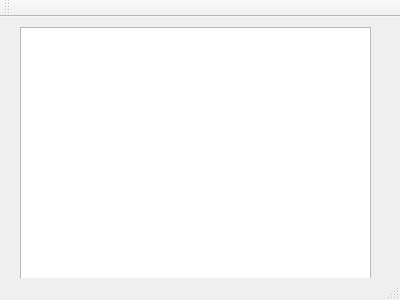
<?xml version="1.0" encoding="UTF-8"?>
<ui version="4.0">
 <class>Window56</class>
 <widget class="QMainWindow" name="Window56">
  <property name="geometry">
   <rect>
    <x>0</x>
    <y>0</y>
    <width>400</width>
    <height>300</height>
   </rect>
  </property>
  <property name="windowTitle">
   <string>MainWindow</string>
  </property>
  <widget class="QWidget" name="centralWidget">
   <widget class="QTextEdit" name="textEdit">
    <property name="geometry">
     <rect>
      <x>20</x>
      <y>10</y>
      <width>351</width>
      <height>291</height>
     </rect>
    </property>
   </widget>
  </widget>
  <widget class="QMenuBar" name="menuBar">
   <property name="geometry">
    <rect>
     <x>0</x>
     <y>0</y>
     <width>400</width>
     <height>26</height>
    </rect>
   </property>
  </widget>
  <widget class="QToolBar" name="mainToolBar">
   <attribute name="toolBarArea">
    <enum>TopToolBarArea</enum>
   </attribute>
   <attribute name="toolBarBreak">
    <bool>false</bool>
   </attribute>
  </widget>
  <widget class="QStatusBar" name="statusBar"/>
 </widget>
 <layoutdefault spacing="6" margin="11"/>
 <resources/>
 <connections/>
</ui>
